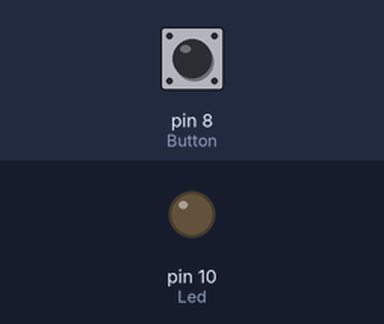
Bench run of a sketch on a simulated Arduino Uno, built with avr-gcc and run on an emulated ATmega328P. On the bench: output pins drawn as LEDs (lit = HIGH). The test bench sets the inputs (shaded band); at power-on: pin 8 (Button) LOW.

Above: at 1.2 s.
1.3 s: pin 8 (Button) pulled HIGH for 0.15 s
At 1.37 s:
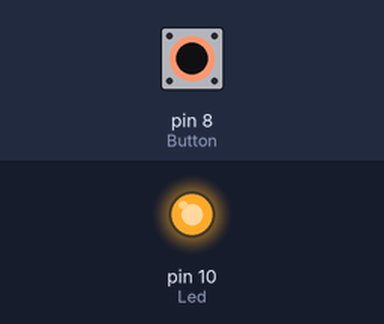
2.9 s: pin 8 (Button) pulled HIGH for 3.2 s
At 6.9 s:
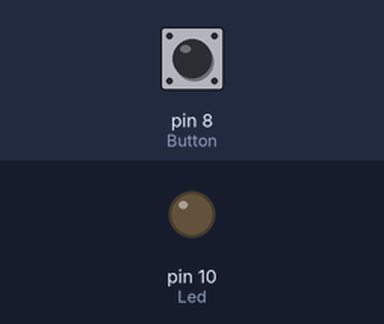
Timing chart, 0 to 8.4 s (numbered marks = the images above; inputs shaded):
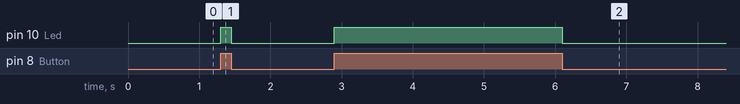

The sketch:

3.Button_Led.ino
```cpp
#define Button 8
#define Led 10

int button_situation = 0;

void setup() {

  pinMode(Button, INPUT);
  pinMode(Led, OUTPUT);
  }

void loop() {

  button_situation= digitalRead(Button);
  if(button_situation ==1){
  digitalWrite(Led,HIGH);
  }
  else{
    digitalWrite(Led,LOW);
  }
}
```

Measured:
- after the input at 1.3 s, pin 10 (Led): LOW → HIGH at once, → LOW 0.15 s later
- after the input at 2.9 s, pin 10 (Led): LOW → HIGH at once, → LOW 3.2 s later
